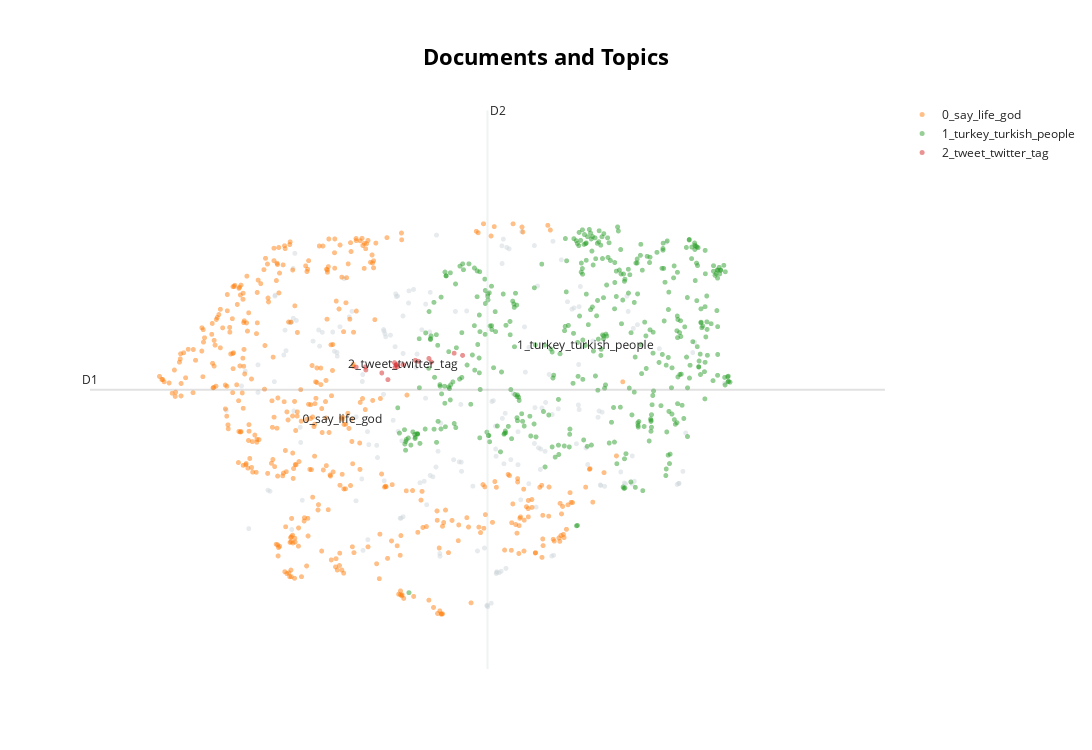

This figure's notebook cell:
### Code cell
model_fr.visualize_documents(tweets_sub)

### Figure 1 — Plotly figure (JSON) as saved in the notebook; plotly's stock layout.template omitted (floating-point values rounded to 4 significant figures; data arrays with more than 128 entries replaced by an {"elided": "..."} marker saying what was removed)
{"data": [{"hoverinfo": "text", "hovertext": {"elided": "190 str values"}, "marker": {"color": "#CFD8DC", "opacity": 0.5, "size": 5}, "mode": "markers+text", "name": "other", "showlegend": false, "type": "scattergl", "x": {"elided": "190 float values"}, "y": {"elided": "190 float values"}}, {"hoverinfo": "text", "hovertext": {"elided": "437 str values"}, "marker": {"opacity": 0.5, "size": 5}, "mode": "markers+text", "name": "0_say_life_god", "text": {"elided": "437 str values"}, "textfont": {"size": 12}, "type": "scattergl", "x": {"elided": "437 float values"}, "y": {"elided": "437 float values"}}, {"hoverinfo": "text", "hovertext": {"elided": "416 str values"}, "marker": {"opacity": 0.5, "size": 5}, "mode": "markers+text", "name": "1_turkey_turkish_people", "text": {"elided": "416 str values"}, "textfont": {"size": 12}, "type": "scattergl", "x": {"elided": "416 float values"}, "y": {"elided": "416 float values"}}, {"hoverinfo": "text", "hovertext": ["type password account hack enable two step protection setting change password", "unfollowing anyone rt tweet anl yonmu", "news story anything tweet", "ya hack", "fit unidad political force denounces million active ingredient produce p", "get start go live twitter tap tweet composer icon tap camera icon select live bott", "tag tt list terrible attack tag rain tweet far tweet system", "good little calm cool world twitter especially come like cheerleader lead tribune", "follow person twitter allow say follow increase allow h seyin ga", "aim anyway thank", "say pk kci thousand troll spammed account account suspend twitter say intense spam attack", "please share rt", "think unfollowed mistake understand course easy secret follower current follower", "like comment tt please either tweet retweet ver rkiye gazi hapiste", "akp mhp supporter water news men curse shook social medium one", "beg tag tweet tell follow anyway come guy play dm", null], "marker": {"opacity": 0.5, "size": 5}, "mode": "markers+text", "name": "2_tweet_twitter_tag", "text": ["", "", "", "", "", "", "", "", "", "", "", "", "", "", "", "", "2_tweet_twitter_tag"], "textfont": {"size": 12}, "type": "scattergl", "x": [7.688, 8.027, 8.296, 7.582, 8.804, 8.036, 8.417, 8.261, 8.044, 7.692, 8.443, 7.875, 7.946, 8.056, 8.707, 8.022, 8.119], "y": [8.062, 8.053, 8.136, 8.059, 8.214, 8.087, 8.173, 8.148, 8.092, 8.023, 8.125, 7.982, 7.894, 8.064, 8.242, 8.118, 8.092]}], "layout": {"annotations": [{"showarrow": false, "text": "D1", "x": 4.524, "y": 7.761, "yshift": 10}, {"showarrow": false, "text": "D2", "x": 9.09, "xshift": 10, "y": 11.44}], "height": 750, "shapes": [{"line": {"color": "#CFD8DC", "width": 2}, "type": "line", "x0": 9.09, "x1": 9.09, "y0": 4.085, "y1": 11.44}, {"line": {"color": "#9E9E9E", "width": 2}, "type": "line", "x0": 4.524, "x1": 13.66, "y0": 7.761, "y1": 7.761}], "title": {"font": {"color": "Black", "size": 22}, "text": "<b>Documents and Topics", "x": 0.5, "xanchor": "center", "yanchor": "top"}, "width": 1200, "xaxis": {"visible": false}, "yaxis": {"visible": false}}}
